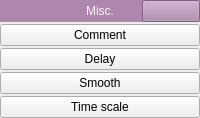
         <widget class="QWidget" name="_category_miscellaneous_container" native="true">
          <layout class="QVBoxLayout" name="verticalLayout_14">
           <property name="spacing">
            <number>2</number>
           </property>
           <property name="leftMargin">
            <number>0</number>
           </property>
           <property name="topMargin">
            <number>0</number>
           </property>
           <property name="rightMargin">
            <number>0</number>
           </property>
           <property name="bottomMargin">
            <number>0</number>
           </property>
           <item>
            <widget class="QWidget" name="widget_4" native="true">
             <property name="palette">
              <palette>
               <active>
                <colorrole role="Button">
                 <brush brushstyle="SolidPattern">
                  <color alpha="255">
                   <red>173</red>
                   <green>135</green>
                   <blue>173</blue>
                  </color>
                 </brush>
                </colorrole>
                <colorrole role="ButtonText">
                 <brush brushstyle="SolidPattern">
                  <color alpha="255">
                   <red>246</red>
                   <green>245</green>
                   <blue>244</blue>
                  </color>
                 </brush>
                </colorrole>
                <colorrole role="Window">
                 <brush brushstyle="SolidPattern">
                  <color alpha="255">
                   <red>173</red>
                   <green>135</green>
                   <blue>173</blue>
                  </color>
                 </brush>
                </colorrole>
               </active>
               <inactive>
                <colorrole role="Button">
                 <brush brushstyle="SolidPattern">
                  <color alpha="255">
                   <red>173</red>
                   <green>135</green>
                   <blue>173</blue>
                  </color>
                 </brush>
                </colorrole>
                <colorrole role="ButtonText">
                 <brush brushstyle="SolidPattern">
                  <color alpha="255">
                   <red>246</red>
                   <green>245</green>
                   <blue>244</blue>
                  </color>
                 </brush>
                </colorrole>
                <colorrole role="Window">
                 <brush brushstyle="SolidPattern">
                  <color alpha="255">
                   <red>173</red>
                   <green>135</green>
                   <blue>173</blue>
                  </color>
                 </brush>
                </colorrole>
               </inactive>
               <disabled>
                <colorrole role="Button">
                 <brush brushstyle="SolidPattern">
                  <color alpha="255">
                   <red>173</red>
                   <green>135</green>
                   <blue>173</blue>
                  </color>
                 </brush>
                </colorrole>
                <colorrole role="ButtonText">
                 <brush brushstyle="SolidPattern">
                  <color alpha="255">
                   <red>190</red>
                   <green>190</green>
                   <blue>190</blue>
                  </color>
                 </brush>
                </colorrole>
                <colorrole role="Window">
                 <brush brushstyle="SolidPattern">
                  <color alpha="255">
                   <red>173</red>
                   <green>135</green>
                   <blue>173</blue>
                  </color>
                 </brush>
                </colorrole>
               </disabled>
              </palette>
             </property>
             <property name="autoFillBackground">
              <bool>true</bool>
             </property>
             <layout class="QHBoxLayout" name="horizontalLayout_8">
              <property name="spacing">
               <number>2</number>
              </property>
              <property name="leftMargin">
               <number>0</number>
              </property>
              <property name="topMargin">
               <number>0</number>
              </property>
              <property name="rightMargin">
               <number>0</number>
              </property>
              <property name="bottomMargin">
               <number>0</number>
              </property>
              <item>
               <widget class="QPushButton" name="_category_expand_miscellaneous">
                <property name="toolTip">
                 <string>Expand/collapse group</string>
                </property>
                <property name="text">
                 <string/>
                </property>
                <property name="icon">
                 <iconset>
                  <normaloff>images/ButtonExpanded.png</normaloff>images/ButtonExpanded.png</iconset>
                </property>
                <property name="flat">
                 <bool>true</bool>
                </property>
               </widget>
              </item>
              <item>
               <widget class="QPushButton" name="pushButton_7">
                <property name="text">
                 <string>Misc.</string>
                </property>
                <property name="flat">
                 <bool>true</bool>
                </property>
               </widget>
              </item>
              <item alignment="Qt::AlignBottom">
               <widget class="QPushButton" name="_category_layout_miscellaneous">
                <property name="toolTip">
                 <string>Change layout</string>
                </property>
                <property name="text">
                 <string/>
                </property>
                <property name="icon">
                 <iconset>
                  <normaloff>images/ButtonLayoutVertical.png</normaloff>images/ButtonLayoutVertical.png</iconset>
                </property>
               </widget>
              </item>
             </layout>
            </widget>
           </item>
           <item>
            <widget class="QWidget" name="_category_miscellaneous" native="true">
             <layout class="QVBoxLayout" name="verticalLayout_15">
              <property name="spacing">
               <number>2</number>
              </property>
              <property name="leftMargin">
               <number>0</number>
              </property>
              <property name="topMargin">
               <number>0</number>
              </property>
              <property name="rightMargin">
               <number>0</number>
              </property>
              <property name="bottomMargin">
               <number>0</number>
              </property>
              <item>
               <widget class="WidgetAddNode" name="_misc_Comment">
                <property name="toolTip">
                 <string>Drag to blueprint to add </string>
                </property>
                <property name="text">
                 <string>Comment</string>
                </property>
                <property name="icon">
                 <iconset theme="dialog-information">
                  <normaloff>.</normaloff>.</iconset>
                </property>
                <property name="NodeType" stdset="0">
                 <string notr="true">Comment</string>
                </property>
               </widget>
              </item>
              <item>
               <widget class="WidgetAddNode" name="_misc_Delay">
                <property name="toolTip">
                 <string>Drag to blueprint to add </string>
                </property>
                <property name="text">
                 <string>Delay</string>
                </property>
                <property name="icon">
                 <iconset>
                  <normaloff>images/NodeDelay.png</normaloff>images/NodeDelay.png</iconset>
                </property>
                <property name="NodeType" stdset="0">
                 <string notr="true">Delay</string>
                </property>
               </widget>
              </item>
              <item>
               <widget class="WidgetAddNode" name="_misc_Smooth">
                <property name="toolTip">
                 <string>Drag to blueprint to add </string>
                </property>
                <property name="text">
                 <string>Smooth</string>
                </property>
                <property name="icon">
                 <iconset>
                  <normaloff>images/NodeSmooth.png</normaloff>images/NodeSmooth.png</iconset>
                </property>
                <property name="NodeType" stdset="0">
                 <string notr="true">Smooth</string>
                </property>
               </widget>
              </item>
              <item>
               <widget class="WidgetAddNode" name="_misc_TimeScale">
                <property name="toolTip">
                 <string>Drag to blueprint to add </string>
                </property>
                <property name="text">
                 <string>Time scale</string>
                </property>
                <property name="icon">
                 <iconset>
                  <normaloff>images/NodeTimeScale.png</normaloff>images/NodeTimeScale.png</iconset>
                </property>
                <property name="NodeType" stdset="0">
                 <string notr="true">TimeScale</string>
                </property>
               </widget>
              </item>
             </layout>
            </widget>
           </item>
          </layout>
         </widget>
